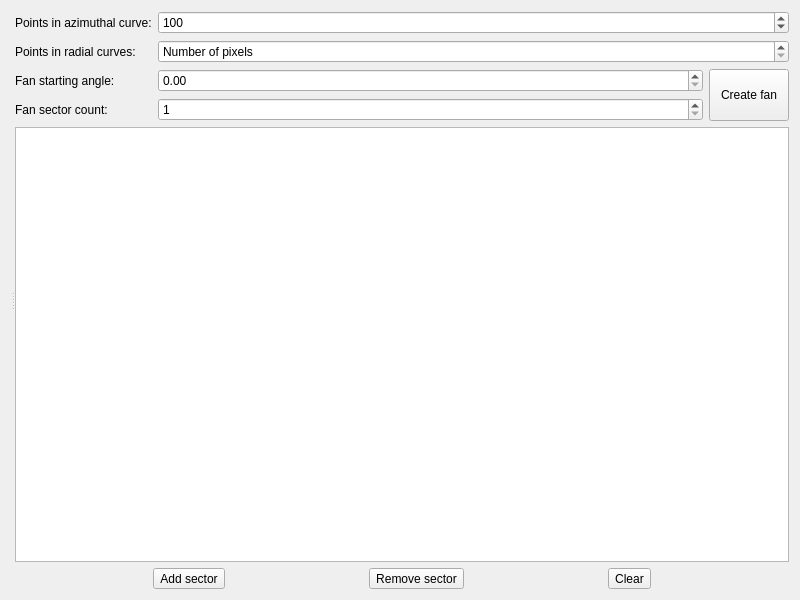
<?xml version="1.0" encoding="UTF-8"?>
<ui version="4.0">
 <class>Form</class>
 <widget class="QWidget" name="Form">
  <property name="geometry">
   <rect>
    <x>0</x>
    <y>0</y>
    <width>800</width>
    <height>600</height>
   </rect>
  </property>
  <property name="windowTitle">
   <string>Evaluate anisotropy</string>
  </property>
  <property name="windowIcon">
   <iconset resource="../../../resource/icons/icons.qrc">
    <normaloff>:/icons/anisotropy.svg</normaloff>:/icons/anisotropy.svg</iconset>
  </property>
  <layout class="QVBoxLayout" name="verticalLayout_2">
   <item>
    <widget class="QSplitter" name="splitter">
     <property name="orientation">
      <enum>Qt::Horizontal</enum>
     </property>
     <widget class="QWidget" name="gridLayoutWidget">
      <layout class="QGridLayout" name="gridLayout_2">
       <item row="1" column="1">
        <layout class="QVBoxLayout" name="sliceVerticalLayout"/>
       </item>
       <item row="1" column="0">
        <layout class="QVBoxLayout" name="azimuthalVerticalLayout"/>
       </item>
       <item row="0" column="0">
        <layout class="QVBoxLayout" name="patternVerticalLayout"/>
       </item>
       <item row="0" column="1">
        <layout class="QVBoxLayout" name="radialVerticalLayout"/>
       </item>
      </layout>
     </widget>
     <widget class="QWidget" name="verticalLayoutWidget">
      <layout class="QVBoxLayout" name="verticalLayout">
       <item>
        <layout class="QGridLayout" name="gridLayout">
         <item row="3" column="0">
          <widget class="QLabel" name="label_2">
           <property name="text">
            <string>Fan sector count:</string>
           </property>
          </widget>
         </item>
         <item row="2" column="1">
          <widget class="QDoubleSpinBox" name="fanPhi0DoubleSpinBox">
           <property name="sizePolicy">
            <sizepolicy hsizetype="Minimum" vsizetype="Fixed">
             <horstretch>1</horstretch>
             <verstretch>0</verstretch>
            </sizepolicy>
           </property>
           <property name="maximum">
            <double>360.000000000000000</double>
           </property>
          </widget>
         </item>
         <item row="0" column="0">
          <widget class="QLabel" name="label_3">
           <property name="text">
            <string>Points in azimuthal curve:</string>
           </property>
          </widget>
         </item>
         <item row="3" column="1">
          <widget class="QSpinBox" name="fanCountSpinBox">
           <property name="minimum">
            <number>1</number>
           </property>
          </widget>
         </item>
         <item row="1" column="0">
          <widget class="QLabel" name="label_4">
           <property name="text">
            <string>Points in radial curves:</string>
           </property>
          </widget>
         </item>
         <item row="2" column="0">
          <widget class="QLabel" name="label">
           <property name="text">
            <string>Fan starting angle:</string>
           </property>
          </widget>
         </item>
         <item row="2" column="2" rowspan="2">
          <widget class="QPushButton" name="fanPushButton">
           <property name="sizePolicy">
            <sizepolicy hsizetype="Preferred" vsizetype="Preferred">
             <horstretch>0</horstretch>
             <verstretch>0</verstretch>
            </sizepolicy>
           </property>
           <property name="text">
            <string>Create fan</string>
           </property>
          </widget>
         </item>
         <item row="0" column="1" colspan="2">
          <widget class="QSpinBox" name="nAzimSpinBox">
           <property name="minimum">
            <number>2</number>
           </property>
           <property name="maximum">
            <number>999999999</number>
           </property>
           <property name="value">
            <number>100</number>
           </property>
          </widget>
         </item>
         <item row="1" column="1" colspan="2">
          <widget class="QSpinBox" name="nRadialSpinBox">
           <property name="specialValueText">
            <string>Number of pixels</string>
           </property>
          </widget>
         </item>
        </layout>
       </item>
       <item>
        <widget class="QTreeView" name="slicesTreeView">
         <property name="sizePolicy">
          <sizepolicy hsizetype="Preferred" vsizetype="Expanding">
           <horstretch>0</horstretch>
           <verstretch>0</verstretch>
          </sizepolicy>
         </property>
        </widget>
       </item>
       <item>
        <layout class="QHBoxLayout" name="horizontalLayout">
         <item>
          <widget class="QToolButton" name="addSliceToolButton">
           <property name="text">
            <string>Add sector</string>
           </property>
           <property name="icon">
            <iconset theme="list-add">
             <normaloff>.</normaloff>.</iconset>
           </property>
          </widget>
         </item>
         <item>
          <widget class="QToolButton" name="removeSliceToolButton">
           <property name="text">
            <string>Remove sector</string>
           </property>
           <property name="icon">
            <iconset theme="list-remove">
             <normaloff>.</normaloff>.</iconset>
           </property>
          </widget>
         </item>
         <item>
          <widget class="QToolButton" name="cleanSlicesToolButton">
           <property name="text">
            <string>Clear</string>
           </property>
           <property name="icon">
            <iconset theme="edit-clear-all"/>
           </property>
          </widget>
         </item>
        </layout>
       </item>
      </layout>
     </widget>
    </widget>
   </item>
  </layout>
 </widget>
 <tabstops>
  <tabstop>nAzimSpinBox</tabstop>
  <tabstop>nRadialSpinBox</tabstop>
  <tabstop>fanPhi0DoubleSpinBox</tabstop>
  <tabstop>fanCountSpinBox</tabstop>
  <tabstop>fanPushButton</tabstop>
  <tabstop>slicesTreeView</tabstop>
  <tabstop>addSliceToolButton</tabstop>
  <tabstop>removeSliceToolButton</tabstop>
  <tabstop>cleanSlicesToolButton</tabstop>
 </tabstops>
 <resources>
  <include location="../../../resource/icons/icons.qrc"/>
 </resources>
 <connections/>
</ui>
